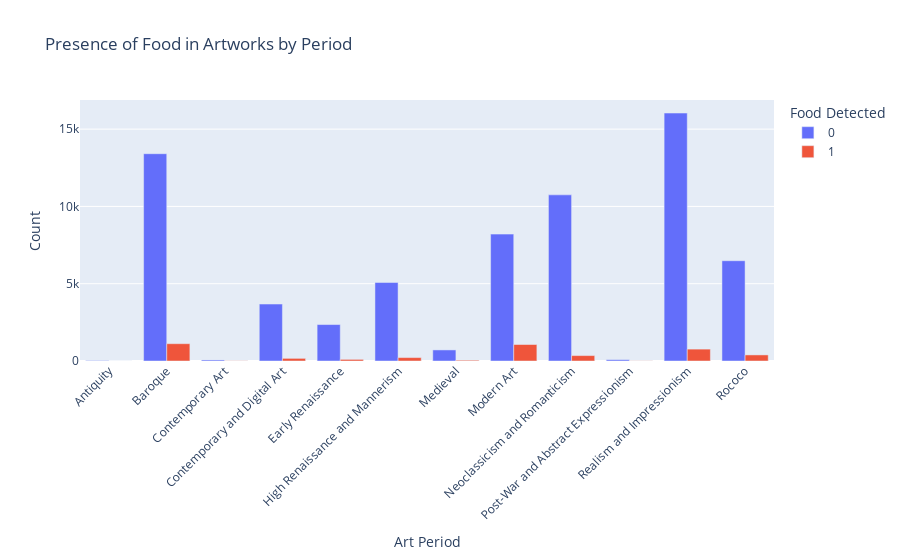

This figure's notebook cell:
### Code cell
# 9. Food Detection Analysis by Period
food_by_period = pd.crosstab(df['time_period'], df['food_detected'])
fig9 = px.bar(food_by_period,
              title='Presence of Food in Artworks by Period',
              labels={'time_period': 'Art Period', 'value': 'Count', 'food_detected': 'Food Detected'},
              barmode='group')
fig9.update_layout(xaxis_tickangle=-45)
fig9.show()

### Figure 1 — Plotly figure (JSON) as saved in the notebook; plotly's stock layout.template omitted (floating-point values rounded to 4 significant figures)
{"data": [{"alignmentgroup": "True", "hovertemplate": "Food Detected=0<br>Art Period=%{x}<br>Count=%{y}<extra></extra>", "legendgroup": "0", "marker": {"color": "#636efa", "pattern": {"shape": ""}}, "name": "0", "offsetgroup": "0", "orientation": "v", "showlegend": true, "textposition": "auto", "type": "bar", "x": ["Antiquity", "Baroque", "Contemporary Art", "Contemporary and Digital Art", "Early Renaissance", "High Renaissance and Mannerism", "Medieval", "Modern Art", "Neoclassicism and Romanticism", "Post-War and Abstract Expressionism", "Realism and Impressionism", "Rococo"], "xaxis": "x", "y": [28, 13410, 67, 3684, 2357, 5076, 716, 8208, 10747, 85, 16040, 6487], "yaxis": "y"}, {"alignmentgroup": "True", "hovertemplate": "Food Detected=1<br>Art Period=%{x}<br>Count=%{y}<extra></extra>", "legendgroup": "1", "marker": {"color": "#EF553B", "pattern": {"shape": ""}}, "name": "1", "offsetgroup": "1", "orientation": "v", "showlegend": true, "textposition": "auto", "type": "bar", "x": ["Antiquity", "Baroque", "Contemporary Art", "Contemporary and Digital Art", "Early Renaissance", "High Renaissance and Mannerism", "Medieval", "Modern Art", "Neoclassicism and Romanticism", "Post-War and Abstract Expressionism", "Realism and Impressionism", "Rococo"], "xaxis": "x", "y": [1, 1119, 11, 171, 104, 221, 49, 1067, 350, 9, 769, 394], "yaxis": "y"}], "layout": {"barmode": "group", "legend": {"title": {"text": "Food Detected"}, "tracegroupgap": 0}, "title": {"text": "Presence of Food in Artworks by Period"}, "xaxis": {"anchor": "y", "domain": [0, 1], "tickangle": -45, "title": {"text": "Art Period"}}, "yaxis": {"anchor": "x", "domain": [0, 1], "title": {"text": "Count"}}}}
